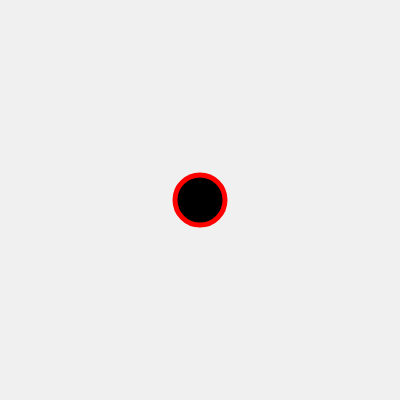
Frame 1 (no input)
Frame 60 (no input): identical to frame 1, image omitted
Frame 120 (the mouse pressed at the canvas centre since frame 60): identical to frame 1, image omitted

The p5.js sketch that drew this single still picture (run headless with seeded random() and noise() and a simulated clock; from frame 60 on, the mouse is pressed at the canvas centre):

// p5.js sketch
// ── sketch.js
// http://www.ac-grenoble.fr/disciplines/informatiquelycee/p5_base_a3.html
// Test des bords et des remplissages


function setup()
{
  createCanvas(400,400);
  background(240);
  strokeWeight(5);
  stroke(255,0,0);
  fill(0,0,0);
  ellipse(200,200,50,50);
}


function draw()
{

  
}
